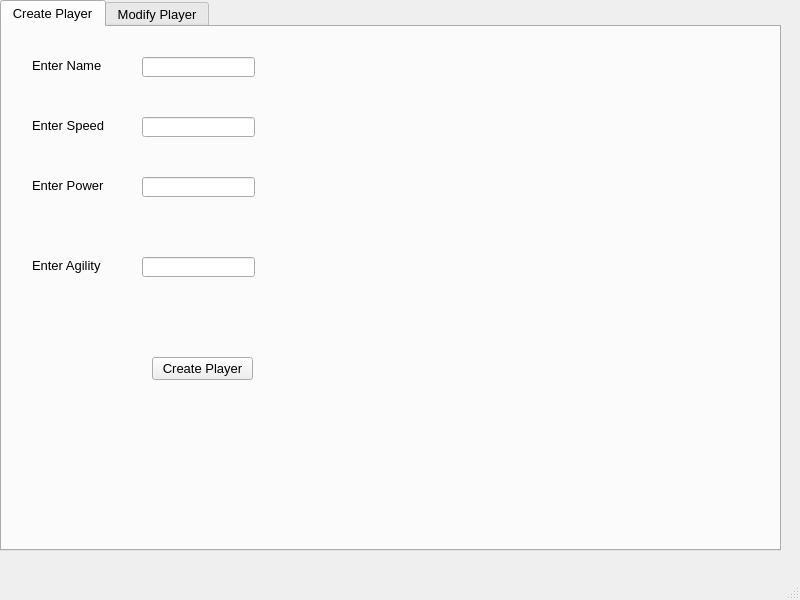
<?xml version="1.0" encoding="UTF-8"?>
<ui version="4.0">
 <class>mortalCombat</class>
 <widget class="QMainWindow" name="mortalCombat">
  <property name="geometry">
   <rect>
    <x>0</x>
    <y>0</y>
    <width>800</width>
    <height>600</height>
   </rect>
  </property>
  <property name="font">
   <font>
    <family>Arial</family>
    <pointsize>10</pointsize>
   </font>
  </property>
  <property name="windowTitle">
   <string>Mortal Combat</string>
  </property>
  <widget class="QWidget" name="centralwidget">
   <widget class="QTabWidget" name="tbMortalCombat">
    <property name="geometry">
     <rect>
      <x>0</x>
      <y>0</y>
      <width>781</width>
      <height>551</height>
     </rect>
    </property>
    <property name="currentIndex">
     <number>0</number>
    </property>
    <widget class="QWidget" name="tbCreatePlayer">
     <attribute name="title">
      <string>Create Player</string>
     </attribute>
     <widget class="QLabel" name="lblName">
      <property name="geometry">
       <rect>
        <x>30</x>
        <y>30</y>
        <width>81</width>
        <height>16</height>
       </rect>
      </property>
      <property name="text">
       <string>Enter Name</string>
      </property>
     </widget>
     <widget class="QLineEdit" name="txtName">
      <property name="geometry">
       <rect>
        <x>140</x>
        <y>30</y>
        <width>113</width>
        <height>20</height>
       </rect>
      </property>
     </widget>
     <widget class="QLabel" name="lblSpeed">
      <property name="geometry">
       <rect>
        <x>30</x>
        <y>90</y>
        <width>81</width>
        <height>16</height>
       </rect>
      </property>
      <property name="text">
       <string>Enter Speed</string>
      </property>
     </widget>
     <widget class="QLineEdit" name="txtSpeed">
      <property name="geometry">
       <rect>
        <x>140</x>
        <y>90</y>
        <width>113</width>
        <height>20</height>
       </rect>
      </property>
     </widget>
     <widget class="QLabel" name="lblPower">
      <property name="geometry">
       <rect>
        <x>30</x>
        <y>150</y>
        <width>91</width>
        <height>16</height>
       </rect>
      </property>
      <property name="text">
       <string>Enter Power</string>
      </property>
     </widget>
     <widget class="QLineEdit" name="txtPower">
      <property name="geometry">
       <rect>
        <x>140</x>
        <y>150</y>
        <width>113</width>
        <height>20</height>
       </rect>
      </property>
     </widget>
     <widget class="QLabel" name="lblAgility">
      <property name="geometry">
       <rect>
        <x>30</x>
        <y>230</y>
        <width>81</width>
        <height>16</height>
       </rect>
      </property>
      <property name="text">
       <string>Enter Agility</string>
      </property>
     </widget>
     <widget class="QLineEdit" name="txtAgility">
      <property name="geometry">
       <rect>
        <x>140</x>
        <y>230</y>
        <width>113</width>
        <height>20</height>
       </rect>
      </property>
     </widget>
     <widget class="QPushButton" name="btnCreate">
      <property name="geometry">
       <rect>
        <x>150</x>
        <y>330</y>
        <width>101</width>
        <height>23</height>
       </rect>
      </property>
      <property name="text">
       <string>Create Player</string>
      </property>
     </widget>
    </widget>
    <widget class="QWidget" name="tbModifyPlayer">
     <attribute name="title">
      <string>Modify Player</string>
     </attribute>
     <widget class="QLabel" name="lblExistingPlayers">
      <property name="geometry">
       <rect>
        <x>250</x>
        <y>50</y>
        <width>101</width>
        <height>16</height>
       </rect>
      </property>
      <property name="text">
       <string>Existing Players</string>
      </property>
     </widget>
     <widget class="QListWidget" name="lstExistingPlayers">
      <property name="geometry">
       <rect>
        <x>180</x>
        <y>80</y>
        <width>256</width>
        <height>192</height>
       </rect>
      </property>
     </widget>
     <widget class="QLabel" name="lblCurrentSpeed">
      <property name="geometry">
       <rect>
        <x>70</x>
        <y>310</y>
        <width>47</width>
        <height>13</height>
       </rect>
      </property>
      <property name="text">
       <string>Speed</string>
      </property>
     </widget>
     <widget class="QLineEdit" name="txtCurrentSpeed">
      <property name="geometry">
       <rect>
        <x>30</x>
        <y>340</y>
        <width>113</width>
        <height>20</height>
       </rect>
      </property>
     </widget>
     <widget class="QLabel" name="lblCurrentPower">
      <property name="geometry">
       <rect>
        <x>260</x>
        <y>310</y>
        <width>47</width>
        <height>13</height>
       </rect>
      </property>
      <property name="text">
       <string>Power</string>
      </property>
     </widget>
     <widget class="QLineEdit" name="txtCurrentPower">
      <property name="geometry">
       <rect>
        <x>220</x>
        <y>340</y>
        <width>113</width>
        <height>20</height>
       </rect>
      </property>
     </widget>
     <widget class="QLabel" name="lvlCurrentAgility">
      <property name="geometry">
       <rect>
        <x>480</x>
        <y>310</y>
        <width>47</width>
        <height>13</height>
       </rect>
      </property>
      <property name="text">
       <string>Agility</string>
      </property>
     </widget>
     <widget class="QLineEdit" name="txtCurrentAgility">
      <property name="geometry">
       <rect>
        <x>440</x>
        <y>340</y>
        <width>113</width>
        <height>20</height>
       </rect>
      </property>
     </widget>
     <widget class="QPushButton" name="btnModify">
      <property name="geometry">
       <rect>
        <x>290</x>
        <y>420</y>
        <width>101</width>
        <height>23</height>
       </rect>
      </property>
      <property name="text">
       <string>Modify Player</string>
      </property>
     </widget>
    </widget>
   </widget>
  </widget>
  <widget class="QMenuBar" name="menubar">
   <property name="geometry">
    <rect>
     <x>0</x>
     <y>0</y>
     <width>800</width>
     <height>22</height>
    </rect>
   </property>
  </widget>
  <widget class="QStatusBar" name="statusbar"/>
 </widget>
 <resources/>
 <connections/>
</ui>
